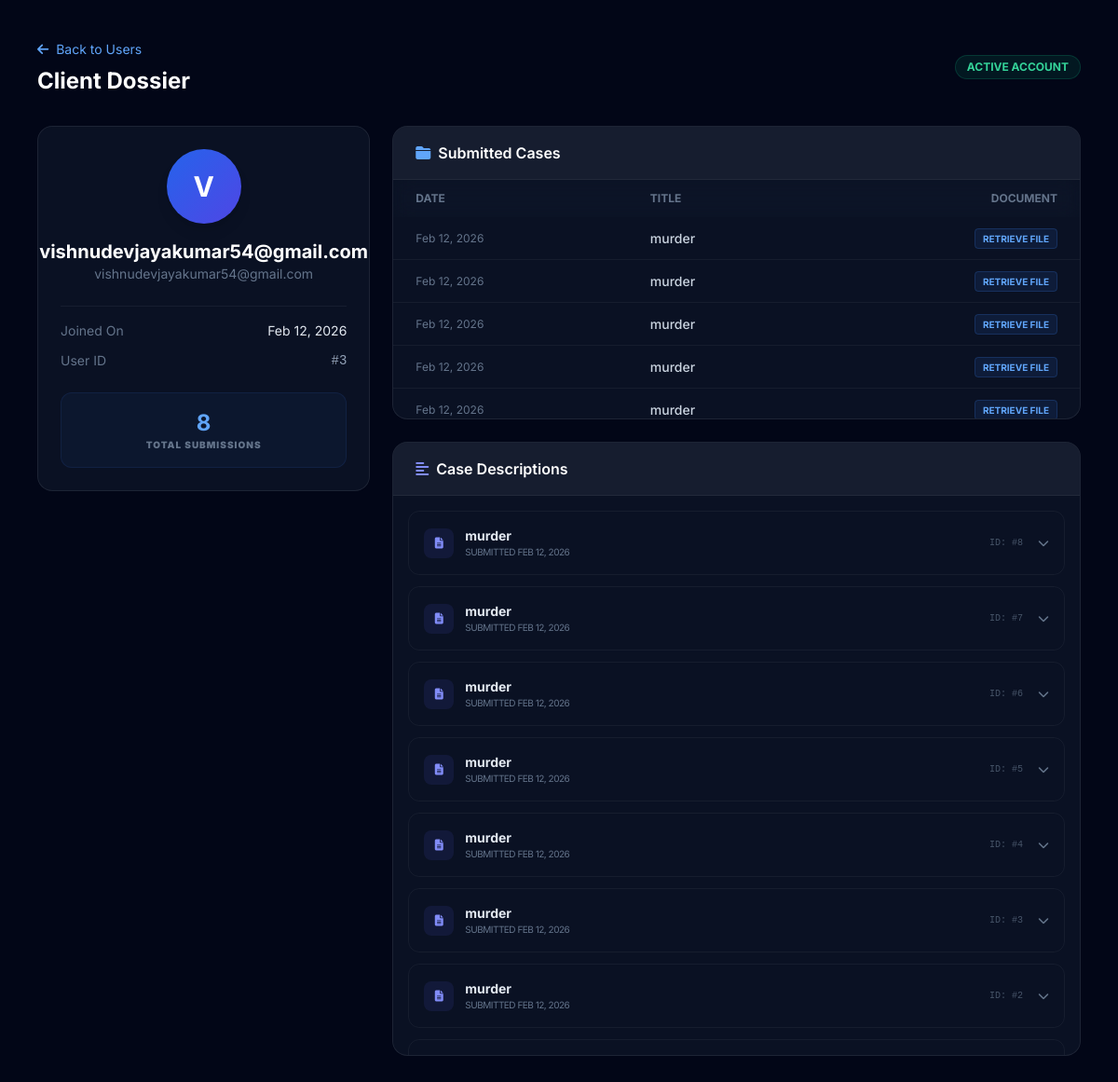
Screenshot of /user-history/3/ (signed in) with the database file from the repository.
### app/models.py (models this page shows, shortened)
class CaseSubmission(models.Model):
    user = models.ForeignKey(User, on_delete=models.CASCADE, null=True, blank=True)
    case_title = models.CharField(max_length=200)
    case_text = models.TextField(blank=True, null=True)
    document = models.FileField(upload_to="case_docs/", blank=True, null=True)
    analysis_result = models.TextField(blank=True, null=True)
    is_reviewed = models.BooleanField(default=False)
    created_at = models.DateTimeField(auto_now_add=True)

### app/views.py (the view)
# urls.py: path('user-history/<int:user_id>/', views.view_user_history, name='view_user_history'),
@login_required
@user_passes_test(is_admin)
def view_user_history(request, user_id):
    target_user = get_object_or_404(User, id=user_id)
    user_cases = CaseSubmission.objects.filter(user=target_user).order_by('-created_at')
    user_chats = ChatSession.objects.filter(user=target_user).prefetch_related('messages').order_by('-updated_at')
    context = {
        "target_user": target_user,
        "user_cases": user_cases,
        "user_chats": user_chats,
        "total_cases": user_cases.count(),
        "total_chats": user_chats.count()
    }
    return render(request, "user_history.html", context) # This renders the HTML dossier

### app/views.py (called while the page is built)
def is_admin(user):
    return user.is_staff

### templates/user_history.html (shortened to what this page needs)
{% load static %}
<!DOCTYPE html>
<html lang="en">
<head>
    <link href="https://cdnjs.cloudflare.com/ajax/libs/font-awesome/6.4.0/css/all.min.css" rel="stylesheet">
    <script src="https://cdn.tailwindcss.com"></script>
</head>
<body class="bg-[#020617] text-slate-300 min-h-screen p-6 lg:p-10">
    <div class="max-w-6xl mx-auto mb-8 flex justify-between items-center">
        <div>
            <a href="{% url 'manage_users' %}" class="text-sm text-blue-400 hover:text-white transition-colors mb-2 inline-block">
                <i class="fa-solid fa-arrow-left mr-1"></i> Back to Users
            </a>
            <h1 class="text-2xl font-bold text-white">Client Dossier</h1>
        </div>
        {% if target_user.is_active %}
            <span class="px-3 py-1 rounded-full bg-emerald-500/10 text-emerald-400 border border-emerald-500/20 text-xs font-bold">
                ACTIVE ACCOUNT
            </span>
        {% else %}
            <span class="px-3 py-1 rounded-full bg-red-500/10 text-red-400 border border-red-500/20 text-xs font-bold">
                BLOCKED ACCOUNT
            </span>
        {% endif %}
    </div>
    <div class="max-w-6xl mx-auto grid grid-cols-1 lg:grid-cols-3 gap-6">
        <div class="glass-panel rounded-2xl p-6 h-fit">
            <div class="flex flex-col items-center text-center mb-6">
                <div class="w-20 h-20 rounded-full bg-gradient-to-br from-blue-600 to-indigo-600 flex items-center justify-center text-3xl text-white font-bold shadow-lg mb-4">
                    {{ target_user.username|slice:":1"|upper }}
                </div>
                <h2 class="text-xl font-bold text-white">{{ target_user.username }}</h2>
                <p class="text-sm text-slate-500">{{ target_user.email }}</p>
            </div>
            <div class="border-t border-white/5 pt-4 space-y-3 text-sm">
                <div class="flex justify-between">
                    <span class="text-slate-500">Joined On</span>
                    <span class="text-slate-200">{{ target_user.date_joined|date:"M d, Y" }}</span>
                </div>
                <div class="flex justify-between">
                    <span class="text-slate-500">User ID</span>
                    <span class="font-mono text-slate-400">#{{ target_user.id }}</span>
                </div>
            </div>
            <div class="bg-blue-500/5 p-4 rounded-xl mt-6 border border-blue-500/10 text-center">
                <div class="text-2xl font-bold text-blue-400">{{ total_cases }}</div>
                <div class="text-[10px] uppercase text-slate-500 tracking-widest font-black">Total Submissions</div>
            </div>
        </div>
        <div class="lg:col-span-2 space-y-6">
            <div class="glass-panel rounded-2xl overflow-hidden">
                <div class="px-6 py-4 border-b border-white/5 bg-white/5 flex justify-between items-center">
                    <h3 class="font-semibold text-white">
                        <i class="fa-solid fa-folder-closed mr-2 text-blue-400"></i>Submitted Cases
                    </h3>
                </div>
                <div class="overflow-x-auto max-h-64 overflow-y-auto custom-scrollbar">
                    <table class="w-full text-sm text-left">
                        <thead class="text-xs text-slate-500 uppercase bg-surface-900/50 sticky top-0 backdrop-blur-md">
                            <tr>
                                <th class="px-6 py-3">Date</th>
                                <th class="px-6 py-3">Title</th>
                                <th class="px-6 py-3 text-right">Document</th>
                            </tr>
                        </thead>
                        <tbody class="divide-y divide-white/5">
                            {% for case in user_cases %}
                            <tr class="hover:bg-white/5 transition-colors">
                                <td class="px-6 py-3 text-slate-500 text-xs">{{ case.created_at|date:"M d, Y" }}</td>
                                <td class="px-6 py-3 font-medium text-slate-300">{{ case.case_title }}</td>
                                <td class="px-6 py-3 text-right">
                                    {% if case.document %}
                                        <a href="{{ case.document.url }}" target="_blank" class="text-blue-400 hover:text-white text-[10px] uppercase font-bold px-2 py-1 rounded bg-blue-500/10 border border-blue-500/20 transition-all">
                                            Retrieve File
                                        </a>
                                    {% else %}
                                        <span class="text-slate-600 text-xs italic">No Attachment</span>
                                    {% endif %}
                                </td>
                            </tr>
                            {% empty %}
                            <tr><td colspan="3" class="px-6 py-6 text-center text-slate-500 italic">No cases submitted.</td></tr>
                            {% endfor %}
                        </tbody>
                    </table>
                </div>
            </div>
            <div class="glass-panel rounded-2xl overflow-hidden">
                <div class="px-6 py-4 border-b border-white/5 bg-white/5">
                    <h3 class="font-semibold text-white">
                        <i class="fa-solid fa-align-left mr-2 text-indigo-400"></i>Case Descriptions
                    </h3>
                </div>
                <div class="p-4 space-y-3 max-h-[600px] overflow-y-auto custom-scrollbar">
                    {% for case in user_cases %}
                    <div class="rounded-xl bg-surface-900/40 border border-white/5 overflow-hidden transition-all">
                        <div onclick="toggleDescription('case-{{ case.id }}')"
                             class="flex items-center justify-between p-4 cursor-pointer hover:bg-white/5 transition-colors">
                            <div class="flex items-center gap-3">
                                <div class="w-8 h-8 rounded-lg bg-indigo-500/10 flex items-center justify-center text-indigo-400">
                                    <i class="fa-solid fa-file-lines text-xs"></i>
                                </div>
                                <div>
                                    <div class="text-sm font-bold text-slate-200">{{ case.case_title }}</div>
                                    <div class="text-[10px] text-slate-500 uppercase tracking-tighter">Submitted {{ case.created_at|date:"M d, Y" }}</div>
                                </div>
                            </div>
                            <div class="flex items-center gap-4">
                                <span class="text-[10px] text-slate-600 font-mono">ID: #{{ case.id }}</span>
                                <i id="icon-case-{{ case.id }}" class="fa-solid fa-chevron-down text-slate-500 text-xs transition-transform duration-300"></i>
                            </div>
                        </div>
                    </div>
                    {% empty %}
                    <div class="text-center py-6 text-slate-500 italic text-sm">No detailed case records available.</div>
                    {% endfor %}
                </div>
            </div>
        </div>
    </div>
</body>
</html>

### templates/user_history.html (style rules this page uses)
.glass-panel { background: rgba(15, 23, 42, 0.7); backdrop-filter: blur(12px); border: 1px solid rgba(255, 255, 255, 0.08); }
body { font-family: 'Inter', sans-serif; }

### rows the page displays
CaseSubmission: created_at "Feb 12, 2026", case_title "murder", created_at "FEB 12, 2026", id "8"
CaseSubmission: created_at "Feb 12, 2026", case_title "murder", created_at "FEB 12, 2026", id "7"
CaseSubmission: created_at "Feb 12, 2026", case_title "murder", created_at "FEB 12, 2026", id "6"
CaseSubmission: created_at "Feb 12, 2026", case_title "murder", created_at "FEB 12, 2026", id "5"
CaseSubmission: created_at "Feb 12, 2026", case_title "murder", created_at "FEB 12, 2026", id "4"
CaseSubmission: case_title "murder", created_at "FEB 12, 2026", id "3"
CaseSubmission: case_title "murder", created_at "FEB 12, 2026", id "2"

### other values shown
{{ target_user.username|slice:":1"|upper }} "V"
{{ target_user.username }} "vishnudevjayakumar54@gmail.com"
{{ target_user.email }} "vishnudevjayakumar54@gmail.com"
{{ target_user.date_joined|date:"M d, Y" }} "Feb 12, 2026"
{{ target_user.id }} "3"
{{ total_cases }} "8"
